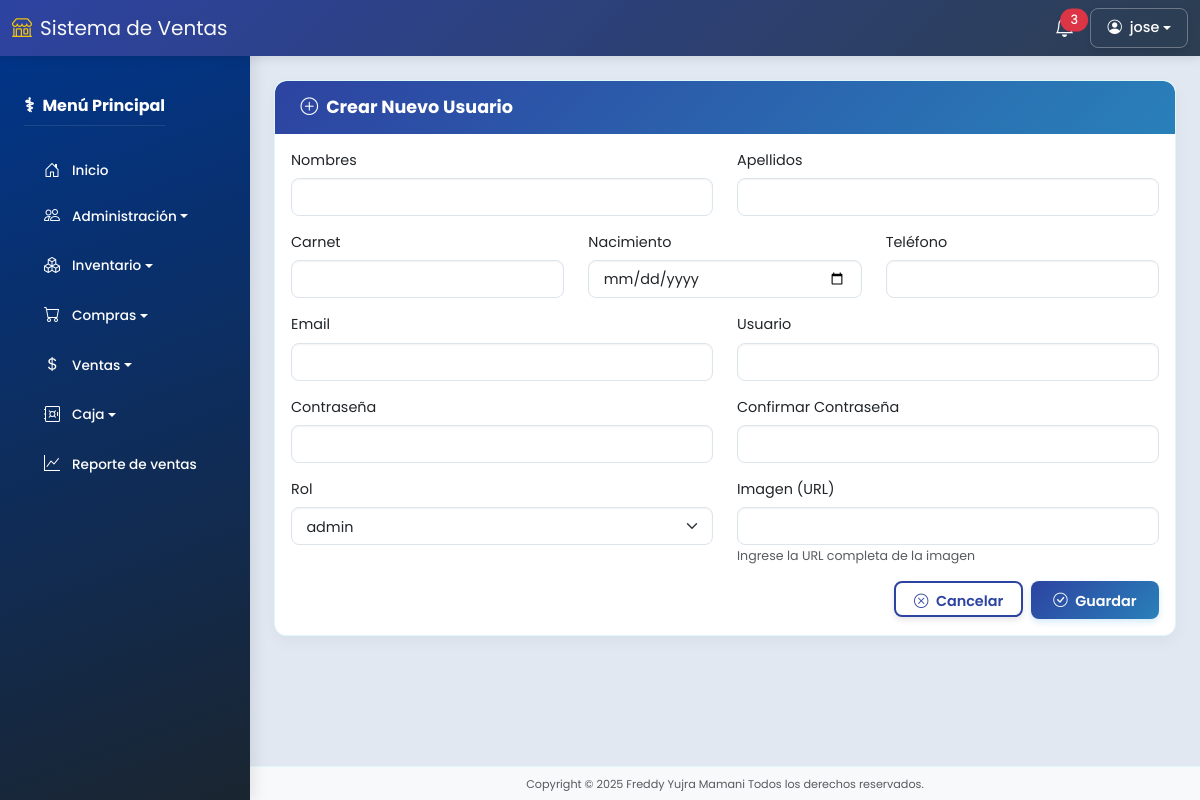
The app's page /usuarios/create (signed in), older data.
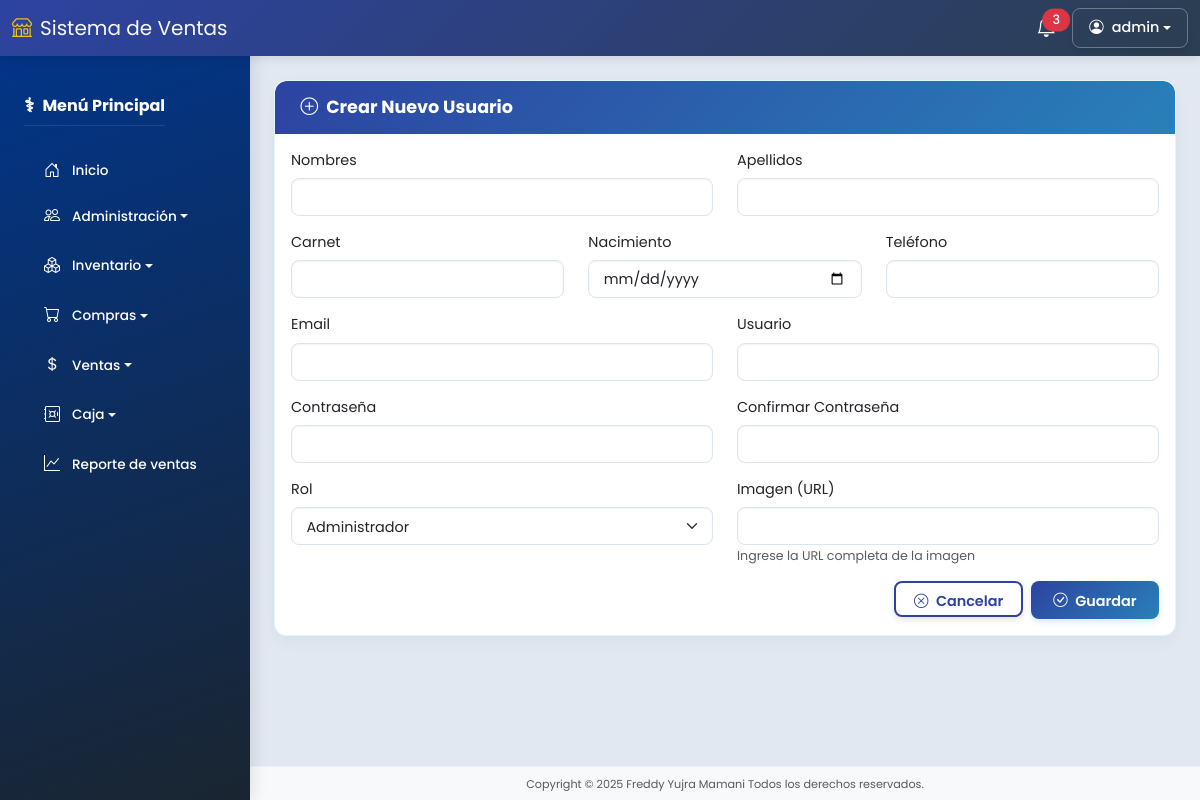
The same page, newer data.
### models/usuario_model.py (models this page shows, shortened)
class Usuario(db.Model):
    __tablename__ = "usuarios"
    id = db.Column(db.Integer, primary_key=True)
    imagen = db.Column(db.String(255), nullable=True)
    nombres = db.Column(db.String(255), nullable=False)
    apellidos = db.Column(db.String(150), nullable=False)
    carnet = db.Column(db.String(15), nullable=False)
    nacimiento = db.Column(db.Date, nullable=False)
    telefono = db.Column(db.String(15), nullable=False)
    email = db.Column(db.String(255), nullable=False, unique=True)
    usuario = db.Column(db.String(150), nullable=False, unique=True)
    password = db.Column(db.String(255), nullable=False)
    remember_token = db.Column(db.String(100), nullable=True)
    created_at = db.Column(db.DateTime, default=datetime.utcnow)
    updated_at = db.Column(db.DateTime, default=datetime.utcnow, onupdate=datetime.utcnow)
    deleted_at = db.Column(db.DateTime, nullable=True)
    rol_id = db.Column(db.Integer, db.ForeignKey('roles.id'))
    rol = db.relationship('Rol', backref='usuarios')
    @property
    def is_authenticated(self):
        return True

### controllers/usuario_controller.py (the view, shortened to what this page needs)
@usuario_bp.route('/create', methods=['GET', 'POST'])
@login_required
def create():
    roles = Rol.query.all()
    form = UsuarioCreateForm()
    form.rol_id.choices = [(rol.id, rol.name) for rol in roles]
    return usuario_view.create(roles, form=form)

### forms/forms.py
class UsuarioCreateForm(BaseUsuarioForm):
    confirm_password = PasswordField('Confirmar Contraseña', validators=[
        DataRequired(),
        EqualTo('password', message='Las contraseñas no coinciden')
    ])

### run.py (called while the page is built)
@login_manager.user_loader
def load_user(user_id):
    return Usuario.query.get(int(user_id))

@app.context_processor
def inject_active_path():
    def is_active(path):
        return 'active' if request.path.startswith(path) else ''
    return dict(is_active=is_active)

### views/usuario_view.py (called while the page is built)
def create(roles, form):
    return render_template('usuarios/create.html', roles=roles, form=form)

### templates/usuarios/create.html (shortened to what this page needs)
{% extends "base.html" %}
{% block content %}
<div class="card">
  <div class="card-header-unified">
    <h5 class="mb-0"><i class="bi bi-plus-circle me-2"></i>Crear Nuevo Usuario</h5>
  </div>
  <div class="card-body">
    <form method="POST" action="{{ url_for('usuario.create') }}" class="form-unified">
      <div class="row mb-3">
        <div class="col-md-6">
          {{ form.nombres.label(class="form-label") }}
          {{ form.nombres(class="form-control" + (' is-invalid' if form.nombres.errors else '')) }}
        </div>
        <div class="col-md-6">
          {{ form.apellidos.label(class="form-label") }}
          {{ form.apellidos(class="form-control" + (' is-invalid' if form.apellidos.errors else '')) }}
        </div>
      </div>
      <div class="row mb-3">
        <div class="col-md-4">
          {{ form.carnet.label(class="form-label") }}
          {{ form.carnet(class="form-control" + (' is-invalid' if form.carnet.errors else '')) }}
        </div>
        <div class="col-md-4">
          {{ form.nacimiento.label(class="form-label") }}
          {{ form.nacimiento(class="form-control" + (' is-invalid' if form.nacimiento.errors else '')) }}
        </div>
        <div class="col-md-4">
          {{ form.telefono.label(class="form-label") }}
          {{ form.telefono(class="form-control" + (' is-invalid' if form.telefono.errors else '')) }}
        </div>
      </div>
      <div class="row mb-3">
        <div class="col-md-6">
          {{ form.email.label(class="form-label") }}
          {{ form.email(class="form-control" + (' is-invalid' if form.email.errors else '')) }}
        </div>
        <div class="col-md-6">
          {{ form.usuario.label(class="form-label") }}
          {{ form.usuario(class="form-control" + (' is-invalid' if form.usuario.errors else '')) }}
        </div>
      </div>
      <div class="row mb-3">
        <div class="col-md-6">
          {{ form.password.label(class="form-label") }}
          {{ form.password(class="form-control" + (' is-invalid' if form.password.errors else '')) }}
        </div>
        <div class="col-md-6">
          {{ form.confirm_password.label(class="form-label") }}
          {{ form.confirm_password(class="form-control" + (' is-invalid' if form.confirm_password.errors else '')) }}
        </div>
      </div>
      <div class="row mb-3">
        <div class="col-md-6">
          {{ form.rol_id.label(class="form-label") }}
          {{ form.rol_id(class="form-select" + (' is-invalid' if form.rol_id.errors else '')) }}
        </div>
        <div class="col-md-6">
          {{ form.imagen.label(class="form-label") }}
          {{ form.imagen(class="form-control") }}
          <small class="form-text text-muted">Ingrese la URL completa de la imagen</small>
        </div>
      </div>
      <div class="d-flex justify-content-end">
        <a href="{{ url_for('usuario.index') }}" class="btn btn-outline-primary me-2">
          <i class="bi bi-x-circle me-1"></i> Cancelar
        </a>
        <button type="submit" class="btn btn-primary">
          <i class="bi bi-check-circle me-1"></i> Guardar
        </button>
      </div>
    </form>
  </div>
</div>
{% endblock %}

### templates/base.html (shortened to what this page needs)
<!DOCTYPE html>
<html lang="es" class="h-100">
<head>
  <link href="https://cdn.jsdelivr.net/npm/bootstrap@5.3.0/dist/css/bootstrap.min.css" rel="stylesheet" />
  <link rel="stylesheet" href="https://cdn.jsdelivr.net/npm/bootstrap-icons@1.10.0/font/bootstrap-icons.css" />
  <link rel="stylesheet" href="{{ url_for('static', filename='css/style.css') }}" />
</head>
<body class="d-flex flex-column">
  <nav class="navbar navbar-expand-lg fixed-top navbar-top">
    <div class="container-fluid">
      <a class="navbar-brand" href="{{ url_for('dashboard.index') }}">
        <i class="bi bi-shop me-2"></i>Sistema de Ventas
      </a>
      <div class="d-flex align-items-center ms-auto">
        <div class="dropdown me-3">
          <a href="#" class="position-relative text-white" data-bs-toggle="dropdown">
            <span class="position-absolute top-0 start-100 translate-middle badge rounded-pill bg-danger">
              3
            </span>
          </a>
        </div>
        <div class="dropdown">
          <button class="btn btn-custom-light dropdown-toggle d-flex align-items-center" type="button"
            data-bs-toggle="dropdown">
            <i class="bi bi-person-circle me-2"></i>
            <span>{{ current_user.usuario if current_user.is_authenticated else 'Invitado' }}</span>
          </button>
        </div>
      </div>
    </div>
  </nav>
  <div class="d-flex main-container overflow-hidden">
    <nav class="sidebar bg-dark text-white position-fixed" id="mainSidebar">
      <div class="p-4">
        <div class="d-flex justify-content-between align-items-center mb-4">
          <h5 class="fw-bold mb-0">Menú Principal</h5>
        </div>
        <a href="{{ url_for('dashboard.index') }}" class="sidebar-item text-white">
          <i class="bi bi-house-door me-2"></i> Inicio
        </a>
        <div class="mb-2">
          <button class="sidebar-item dropdown-toggle w-100 text-start text-white bg-transparent border-0" type="button"
            data-bs-toggle="collapse" data-bs-target="#adminSubmenu" aria-expanded="false">
            <i class="bi bi-people me-2"></i> Administración
          </button>
        </div>
        <div class="mb-2">
          <button class="sidebar-item dropdown-toggle w-100 text-start text-white bg-transparent border-0" type="button"
            data-bs-toggle="collapse" data-bs-target="#inventarioSubmenu" aria-expanded="false">
            <i class="bi bi-boxes me-2"></i> Inventario
          </button>
        </div>
        <div class="mb-2">
          <button class="sidebar-item dropdown-toggle w-100 text-start text-white bg-transparent border-0" type="button"
            data-bs-toggle="collapse" data-bs-target="#comprasSubmenu" aria-expanded="false">
            <i class="bi bi-cart me-2"></i> Compras
          </button>
        </div>
        <div class="mb-2">
          <button class="sidebar-item dropdown-toggle w-100 text-start text-white bg-transparent border-0" type="button"
            data-bs-toggle="collapse" data-bs-target="#ventasSubmenu" aria-expanded="false">
            <i class="bi bi-currency-dollar me-2"></i> Ventas
          </button>
        </div>
        <div class="mb-2">
          <button class="sidebar-item dropdown-toggle w-100 text-start text-white bg-transparent border-0" type="button"
            data-bs-toggle="collapse" data-bs-target="#cajaSubmenu" aria-expanded="false">
            <i class="bi bi-safe me-2"></i> Caja
          </button>
        </div>
        <a href="{{ url_for('reporte.reporte_ventas') }}" class="sidebar-item text-white">
          <i class="bi bi-graph-up me-2"></i> Reporte de ventas
        </a>
      </div>
    </nav>
    <div class="flex-grow-1 d-flex flex-column overflow-hidden">
      <main class="main-content flex-grow-1 p-4 overflow-auto">
        {% block content %}{% endblock %}
      </main>
      <footer class="footer bg-light text-center py-2">
        <small class="text-muted">Copyright © 2025 Freddy Yujra Mamani Todos los derechos reservados.</small>
      </footer>
    </div>
  </div>
</body>
</html>

Row changes from the older to the newer data that the page shows:
changed Usuario: usuario "jose" → "admin"
Text that changed along with them:
form field rol_id: "admin" → "Administrador"
